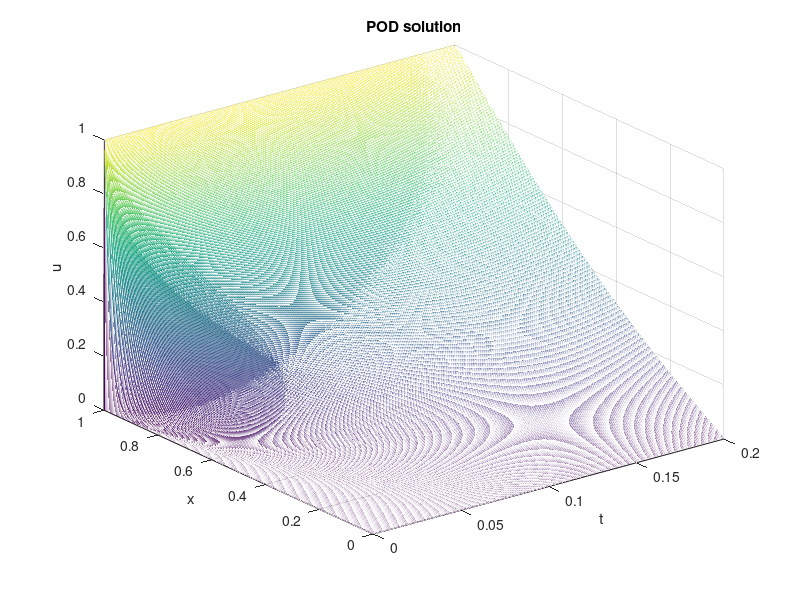
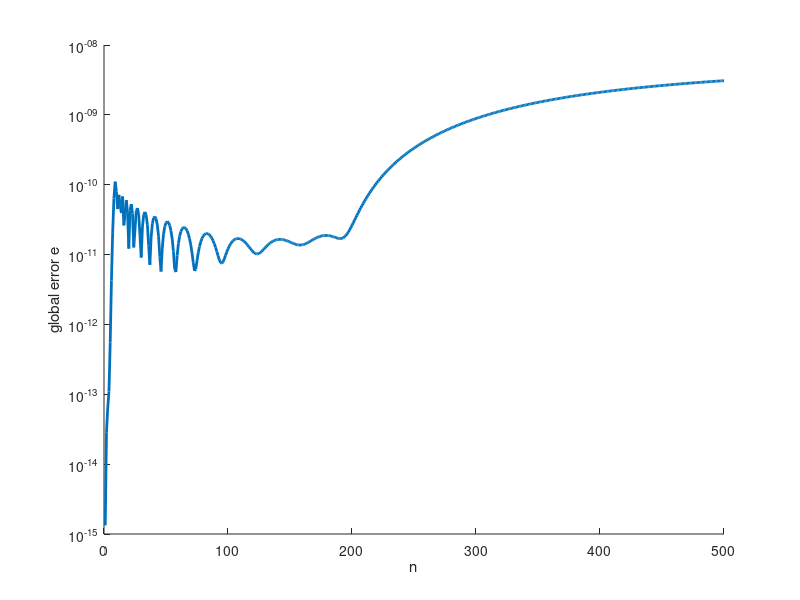

Reproduce these figures in MATLAB, in order.
%accuracy_test
clear all;
%% Define time and space discretization
xi = linspace(0, 1,500);
dx = xi(2)-xi(1);
t = linspace (0, 0.2, 500);
dt = t(2)-t(1);
lambda=dt/dx^2;
[Xgrid, T] = meshgrid (xi,t);

%% Create DMD data matrices
M = 200;
X = zeros(length(xi),length(t)); X(1,1)= 0; X(end, 1) = 1;

A_n = diag((1+2*lambda)*ones(length(xi),1))-diag(lambda*ones(length(xi)-1,1),1)-diag(lambda*ones(length(xi)-1,1),-1);
A_n(1,1) = 1; A_n(1,2) = 0;
A_n(end,end-1) = 0; A_n(end, end) = 1;

for iter=2:length(t)
    X(:,iter) = A_n\X(:,iter-1);
end


[U,S,V] = svd(X(:,1:M),'econ');
r = 23;
Ur = U(:,1:r);
Sr = S(1:r,1:r);
Vr = V(:,1:r);
b = Ur\X(:,1);
A_tilde = Ur'*A_n*Ur;
X_tilde = zeros(r,length(t));
X_tilde(:,1) = b;
for iter = 2:length(t)
    X_tilde(:,iter) = A_tilde\X_tilde(:,iter-1);
end
X_pod = Ur*X_tilde;
figure
mesh(t,xi,real(X_pod))
xlabel('t')
ylabel('x')
zlabel('u')
title('POD solution')
zlim([0,1])

figure
error = sqrt(sum((X-X_pod).^2,1));
set(gca, 'YScale', 'log')
hold on
plot(error,'LineWidth',2)
xlabel('n','LineWidth',2)
ylabel('global error e')
